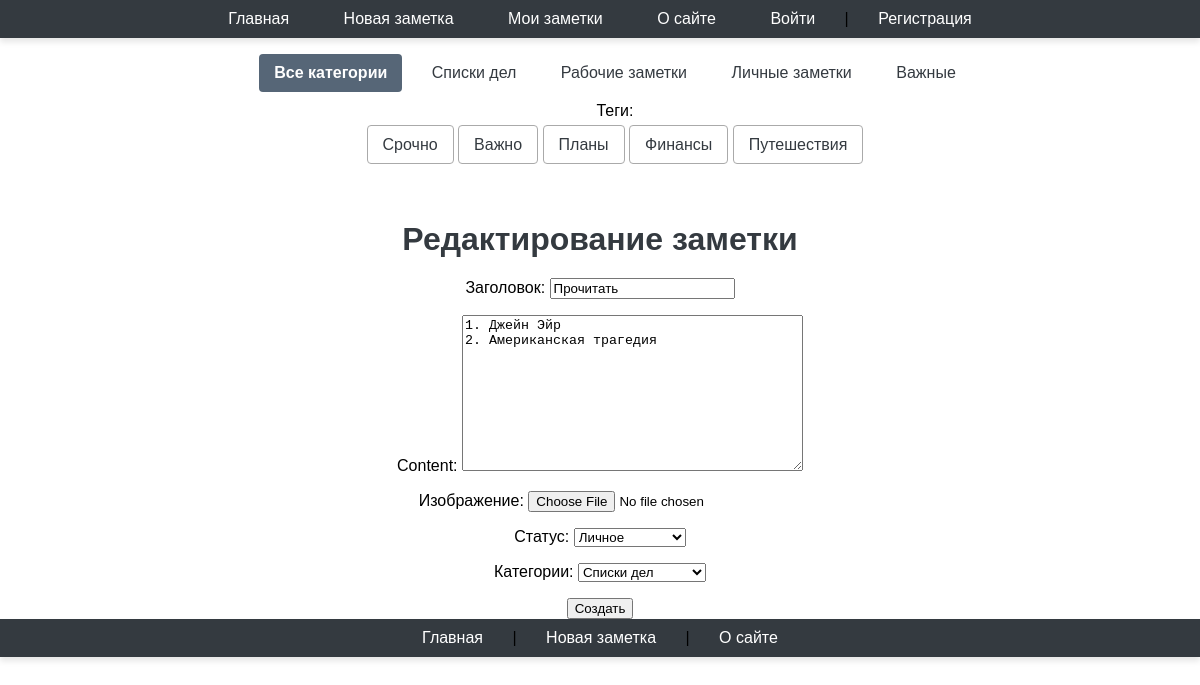
The page /edit/prochitat/ on the database as committed earlier.
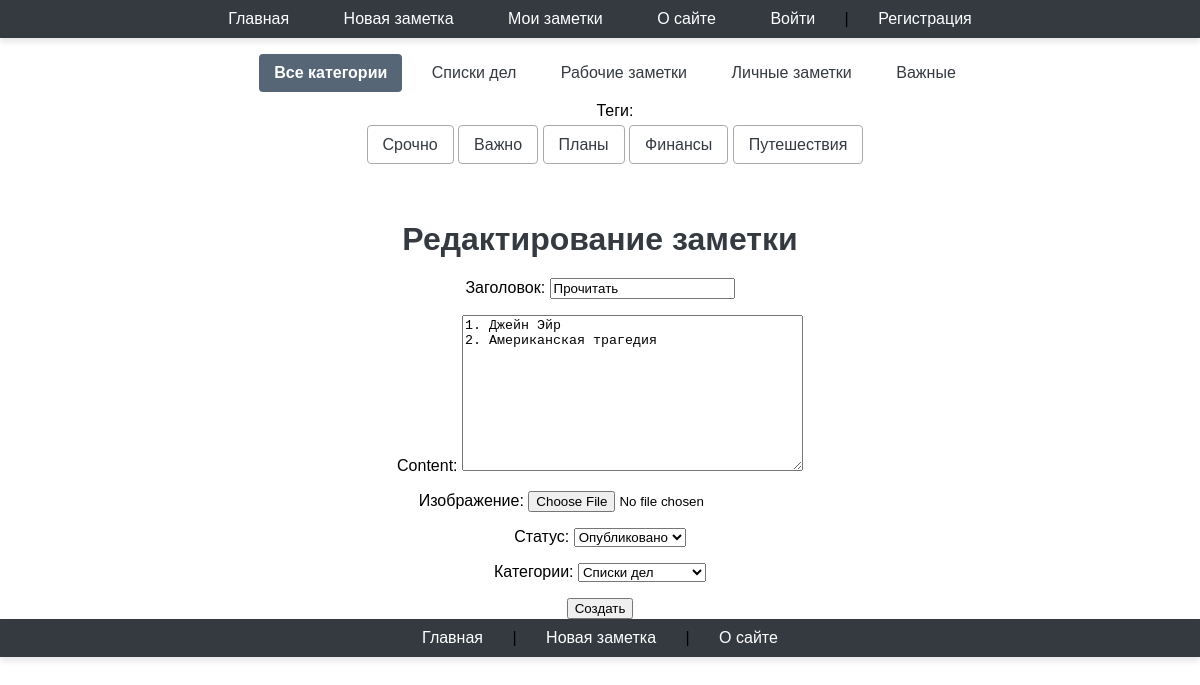
The same page on the database as committed later.
### notes/models.py (models this page shows, shortened)
class Notes(models.Model):
    class Meta:
        verbose_name = 'Заметка'
        verbose_name_plural = 'Заметки'
        ordering = ['-time_create']
        indexes = [
            models.Index(fields=['-time_create']),
        ]
    class Status(models.IntegerChoices):
        PRIVATE = 0, 'Личное'
        PUBLISHED = 1, 'Опубликовано'
    objects = models.Manager()
    private = UnPublishedModel()
    published = PublishedModel()
    cat = models.ForeignKey('Category', on_delete=models.PROTECT, verbose_name="Категории")
    title = models.CharField(max_length=255, verbose_name="Заголовок")
    slug = models.SlugField(max_length=255, unique=True, db_index=True, verbose_name="URL")
    content = models.TextField(blank=True)
    time_create = models.DateTimeField(auto_now_add=True, verbose_name="Время создания")
    time_update = models.DateTimeField(auto_now=True, verbose_name="Время изменения")
    is_published = models.BooleanField(choices=tuple(map(lambda x: (bool(x[0]), x[1]), Status.choices)),
                                       default=Status.PRIVATE, verbose_name="Статус")
    tags = models.ManyToManyField('TagPost', blank=True, related_name='tags', verbose_name="Тэги")
    foot_note = models.OneToOneField('FootNote', on_delete=models.SET_NULL, null=True, blank=True, related_name='note',
                                     verbose_name="Примечание")
    picture = models.ImageField(upload_to="pictures/%Y/%m/%d/",
                                default=None, blank=True, null=True,
                                verbose_name="Изображение")
    author = models.ForeignKey(get_user_model(),
                               on_delete=models.SET_NULL, related_name='posts',
                               null=True, default=None)

### notes/views.py (the view)
# urls.py: path('edit/<slug:slug>/', views.UpdatePage.as_view(), name='edit'),
class UpdatePage(DataMixin,UpdateView):
    model = Notes
    fields = ['title', 'content', 'picture', 'is_published', 'cat']
    template_name = 'notes/create.html'
    success_url = reverse_lazy('home')
    title_page = 'Редактирование заметки'

### notes/models.py (called while the page is built)
    def get_absolute_url(self):
        return reverse('categories', kwargs={'cat_slug': self.slug})

    def __str__(self):
        return self.name

    def get_absolute_url(self):
        return reverse('tag', kwargs={'tag_slug':
                                          self.slug})

### notes/templatetags/notes_tags.py (called while the page is built)
@register.inclusion_tag('notes/list_categories.html')
def show_categories(cat_selected_id=0):
    cats = Category.objects.all()
    return {"cats": cats, "cat_selected": cat_selected_id}

@register.inclusion_tag('notes/list_tags.html')
def show_all_tags():
    return {"tags": TagPost.objects.all()}

### users/context_processors.py (called while the page is built)
def get_notes_context(request):
    return {'mainmenu': menu}

### notes/templates/notes/create.html (shortened to what this page needs)
{% extends 'base.html' %}
{% block content %}
<h1>{{title}}</h1>
<form method="POST" enctype="multipart/form-data">
        {{form.as_p}}
        <input type="submit" value="Создать" >
    </form>
{% endblock %}

Rows that differ between the two databases and show on the page:
changed Notes "Прочитать": is_published "Личное" → "Опубликовано"
